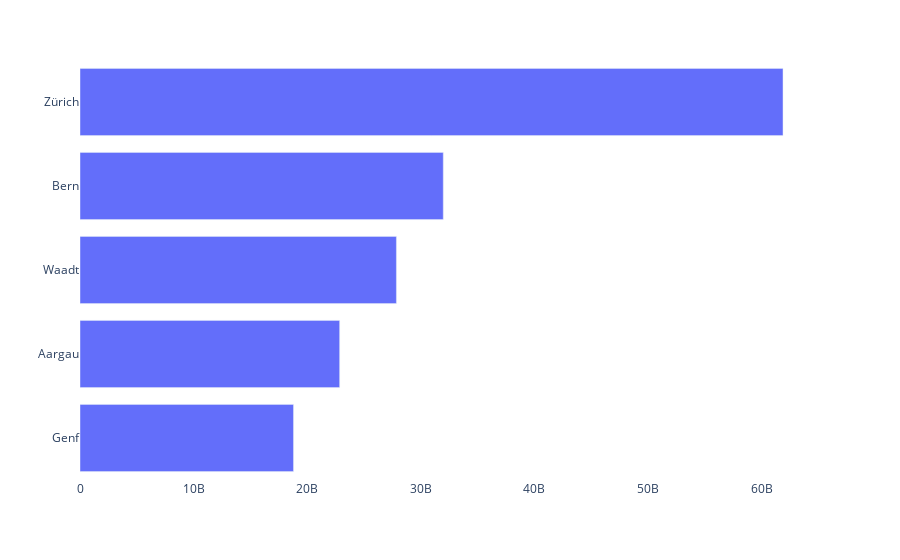

Notebook code for this chart:
### Markdown cell above
Although vertical bar chart is the most typical one, it is usually better to go for *vertical* bar chart instead, because the horizontal labels are much easier to read.

### Code cell
fig = px.bar(y=df.sort_values(by='taxable_income_chf',ascending=True).canton[len(df)-5:],
             x=df.sort_values(by='taxable_income_chf',ascending=True).taxable_income_chf[len(df)-5:],
            orientation='h')
layout_helper(fig).show()

### Figure 1 — Plotly figure (JSON) as saved in the notebook; plotly's stock layout.template omitted (floating-point values rounded to 4 significant figures)
{"data": [{"alignmentgroup": "True", "hovertemplate": "x=%{x}<br>y=%{y}<extra></extra>", "legendgroup": "", "marker": {"color": "#636efa", "pattern": {"shape": ""}}, "name": "", "offsetgroup": "", "orientation": "h", "showlegend": false, "textposition": "auto", "type": "bar", "x": [18788000000, 22852000000, 27848000000, 31970000000, 61872000000], "xaxis": "x", "y": ["Genf", "Aargau", "Waadt", "Bern", "Zürich"], "yaxis": "y"}], "layout": {"autosize": true, "barmode": "relative", "legend": {"tracegroupgap": 0}, "margin": {"t": 60}, "paper_bgcolor": "rgba(0, 0, 0, 0)", "plot_bgcolor": "rgba(0, 0, 0, 0)", "xaxis": {"anchor": "y", "autorange": true, "domain": [0, 1], "range": [0, 65130000000.0], "showgrid": false, "title": {}, "type": "linear"}, "yaxis": {"anchor": "x", "autorange": true, "domain": [0, 1], "range": [-0.5, 4.5], "showgrid": false, "title": {}, "type": "category"}}}
